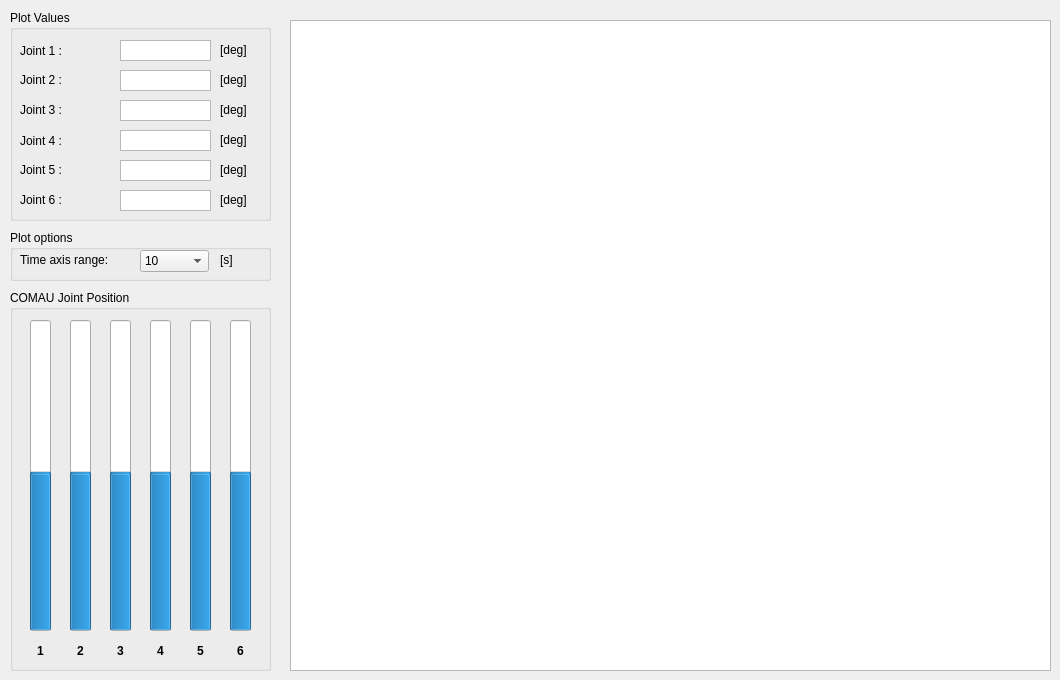
        <widget class="QWidget" name="tab_2">
         <attribute name="title">
          <string>COMAU</string>
         </attribute>
         <widget class="QGroupBox" name="groupBox_20">
          <property name="geometry">
           <rect>
            <x>10</x>
            <y>290</y>
            <width>261</width>
            <height>381</height>
           </rect>
          </property>
          <property name="title">
           <string>COMAU Joint Position</string>
          </property>
          <widget class="QProgressBar" name="COMAU_bar2_j1">
           <property name="geometry">
            <rect>
             <x>20</x>
             <y>30</y>
             <width>21</width>
             <height>311</height>
            </rect>
           </property>
           <property name="minimum">
            <number>-100</number>
           </property>
           <property name="maximum">
            <number>100</number>
           </property>
           <property name="value">
            <number>0</number>
           </property>
           <property name="orientation">
            <enum>Qt::Vertical</enum>
           </property>
           <property name="invertedAppearance">
            <bool>false</bool>
           </property>
          </widget>
          <widget class="QProgressBar" name="COMAU_bar2_j2">
           <property name="geometry">
            <rect>
             <x>60</x>
             <y>30</y>
             <width>21</width>
             <height>311</height>
            </rect>
           </property>
           <property name="autoFillBackground">
            <bool>false</bool>
           </property>
           <property name="minimum">
            <number>-100</number>
           </property>
           <property name="maximum">
            <number>100</number>
           </property>
           <property name="value">
            <number>0</number>
           </property>
           <property name="orientation">
            <enum>Qt::Vertical</enum>
           </property>
           <property name="invertedAppearance">
            <bool>false</bool>
           </property>
          </widget>
          <widget class="QProgressBar" name="COMAU_bar2_j3">
           <property name="geometry">
            <rect>
             <x>100</x>
             <y>30</y>
             <width>21</width>
             <height>311</height>
            </rect>
           </property>
           <property name="minimum">
            <number>-100</number>
           </property>
           <property name="value">
            <number>0</number>
           </property>
           <property name="orientation">
            <enum>Qt::Vertical</enum>
           </property>
           <property name="invertedAppearance">
            <bool>false</bool>
           </property>
          </widget>
          <widget class="QProgressBar" name="COMAU_bar2_j4">
           <property name="geometry">
            <rect>
             <x>140</x>
             <y>30</y>
             <width>21</width>
             <height>311</height>
            </rect>
           </property>
           <property name="minimum">
            <number>-100</number>
           </property>
           <property name="value">
            <number>0</number>
           </property>
           <property name="orientation">
            <enum>Qt::Vertical</enum>
           </property>
           <property name="invertedAppearance">
            <bool>false</bool>
           </property>
          </widget>
          <widget class="QProgressBar" name="COMAU_bar2_j5">
           <property name="geometry">
            <rect>
             <x>180</x>
             <y>30</y>
             <width>21</width>
             <height>311</height>
            </rect>
           </property>
           <property name="minimum">
            <number>-100</number>
           </property>
           <property name="value">
            <number>0</number>
           </property>
           <property name="orientation">
            <enum>Qt::Vertical</enum>
           </property>
           <property name="invertedAppearance">
            <bool>false</bool>
           </property>
          </widget>
          <widget class="QProgressBar" name="COMAU_bar2_j6">
           <property name="geometry">
            <rect>
             <x>220</x>
             <y>30</y>
             <width>21</width>
             <height>311</height>
            </rect>
           </property>
           <property name="minimum">
            <number>-100</number>
           </property>
           <property name="value">
            <number>0</number>
           </property>
           <property name="orientation">
            <enum>Qt::Vertical</enum>
           </property>
           <property name="invertedAppearance">
            <bool>false</bool>
           </property>
          </widget>
          <widget class="QLabel" name="label_129">
           <property name="geometry">
            <rect>
             <x>180</x>
             <y>350</y>
             <width>21</width>
             <height>21</height>
            </rect>
           </property>
           <property name="font">
            <font>
             <weight>75</weight>
             <bold>true</bold>
            </font>
           </property>
           <property name="layoutDirection">
            <enum>Qt::LeftToRight</enum>
           </property>
           <property name="text">
            <string>5</string>
           </property>
           <property name="alignment">
            <set>Qt::AlignCenter</set>
           </property>
          </widget>
          <widget class="QLabel" name="label_130">
           <property name="geometry">
            <rect>
             <x>220</x>
             <y>350</y>
             <width>21</width>
             <height>21</height>
            </rect>
           </property>
           <property name="font">
            <font>
             <weight>75</weight>
             <bold>true</bold>
            </font>
           </property>
           <property name="layoutDirection">
            <enum>Qt::LeftToRight</enum>
           </property>
           <property name="text">
            <string>6</string>
           </property>
           <property name="alignment">
            <set>Qt::AlignCenter</set>
           </property>
          </widget>
          <widget class="QLabel" name="label_131">
           <property name="geometry">
            <rect>
             <x>140</x>
             <y>350</y>
             <width>21</width>
             <height>21</height>
            </rect>
           </property>
           <property name="font">
            <font>
             <weight>75</weight>
             <bold>true</bold>
            </font>
           </property>
           <property name="layoutDirection">
            <enum>Qt::LeftToRight</enum>
           </property>
           <property name="text">
            <string>4</string>
           </property>
           <property name="alignment">
            <set>Qt::AlignCenter</set>
           </property>
          </widget>
          <widget class="QLabel" name="label_132">
           <property name="geometry">
            <rect>
             <x>100</x>
             <y>350</y>
             <width>21</width>
             <height>21</height>
            </rect>
           </property>
           <property name="font">
            <font>
             <weight>75</weight>
             <bold>true</bold>
            </font>
           </property>
           <property name="layoutDirection">
            <enum>Qt::LeftToRight</enum>
           </property>
           <property name="text">
            <string>3</string>
           </property>
           <property name="alignment">
            <set>Qt::AlignCenter</set>
           </property>
          </widget>
          <widget class="QLabel" name="label_133">
           <property name="geometry">
            <rect>
             <x>60</x>
             <y>350</y>
             <width>21</width>
             <height>21</height>
            </rect>
           </property>
           <property name="font">
            <font>
             <weight>75</weight>
             <bold>true</bold>
            </font>
           </property>
           <property name="layoutDirection">
            <enum>Qt::LeftToRight</enum>
           </property>
           <property name="text">
            <string>2</string>
           </property>
           <property name="alignment">
            <set>Qt::AlignCenter</set>
           </property>
          </widget>
          <widget class="QLabel" name="label_134">
           <property name="geometry">
            <rect>
             <x>20</x>
             <y>350</y>
             <width>21</width>
             <height>21</height>
            </rect>
           </property>
           <property name="font">
            <font>
             <weight>75</weight>
             <bold>true</bold>
            </font>
           </property>
           <property name="layoutDirection">
            <enum>Qt::LeftToRight</enum>
           </property>
           <property name="text">
            <string>1</string>
           </property>
           <property name="alignment">
            <set>Qt::AlignCenter</set>
           </property>
          </widget>
         </widget>
         <widget class="QGroupBox" name="groupBox_21">
          <property name="geometry">
           <rect>
            <x>10</x>
            <y>10</y>
            <width>261</width>
            <height>211</height>
           </rect>
          </property>
          <property name="title">
           <string>Plot Values</string>
          </property>
          <widget class="QTextEdit" name="COMAU_output_pos_j2">
           <property name="geometry">
            <rect>
             <x>110</x>
             <y>60</y>
             <width>91</width>
             <height>21</height>
            </rect>
           </property>
           <property name="sizePolicy">
            <sizepolicy hsizetype="Expanding" vsizetype="Expanding">
             <horstretch>0</horstretch>
             <verstretch>0</verstretch>
            </sizepolicy>
           </property>
           <property name="layoutDirection">
            <enum>Qt::LeftToRight</enum>
           </property>
           <property name="verticalScrollBarPolicy">
            <enum>Qt::ScrollBarAlwaysOff</enum>
           </property>
           <property name="undoRedoEnabled">
            <bool>false</bool>
           </property>
           <property name="readOnly">
            <bool>true</bool>
           </property>
          </widget>
          <widget class="QLabel" name="label_135">
           <property name="geometry">
            <rect>
             <x>210</x>
             <y>60</y>
             <width>31</width>
             <height>20</height>
            </rect>
           </property>
           <property name="text">
            <string>[deg]</string>
           </property>
           <property name="alignment">
            <set>Qt::AlignLeading|Qt::AlignLeft|Qt::AlignVCenter</set>
           </property>
          </widget>
          <widget class="QLabel" name="label_136">
           <property name="geometry">
            <rect>
             <x>210</x>
             <y>90</y>
             <width>31</width>
             <height>20</height>
            </rect>
           </property>
           <property name="text">
            <string>[deg]</string>
           </property>
           <property name="alignment">
            <set>Qt::AlignLeading|Qt::AlignLeft|Qt::AlignVCenter</set>
           </property>
          </widget>
          <widget class="QTextEdit" name="COMAU_output_pos_j3">
           <property name="geometry">
            <rect>
             <x>110</x>
             <y>90</y>
             <width>91</width>
             <height>21</height>
            </rect>
           </property>
           <property name="sizePolicy">
            <sizepolicy hsizetype="Expanding" vsizetype="Expanding">
             <horstretch>0</horstretch>
             <verstretch>0</verstretch>
            </sizepolicy>
           </property>
           <property name="verticalScrollBarPolicy">
            <enum>Qt::ScrollBarAlwaysOff</enum>
           </property>
           <property name="readOnly">
            <bool>true</bool>
           </property>
          </widget>
          <widget class="QLabel" name="label_137">
           <property name="geometry">
            <rect>
             <x>210</x>
             <y>30</y>
             <width>31</width>
             <height>20</height>
            </rect>
           </property>
           <property name="text">
            <string>[deg]</string>
           </property>
           <property name="alignment">
            <set>Qt::AlignLeading|Qt::AlignLeft|Qt::AlignVCenter</set>
           </property>
          </widget>
          <widget class="QTextEdit" name="COMAU_output_pos_j1">
           <property name="geometry">
            <rect>
             <x>110</x>
             <y>30</y>
             <width>91</width>
             <height>21</height>
            </rect>
           </property>
           <property name="sizePolicy">
            <sizepolicy hsizetype="Expanding" vsizetype="Expanding">
             <horstretch>0</horstretch>
             <verstretch>0</verstretch>
            </sizepolicy>
           </property>
           <property name="verticalScrollBarPolicy">
            <enum>Qt::ScrollBarAlwaysOff</enum>
           </property>
           <property name="readOnly">
            <bool>true</bool>
           </property>
          </widget>
          <widget class="QLabel" name="label_138">
           <property name="geometry">
            <rect>
             <x>10</x>
             <y>31</y>
             <width>91</width>
             <height>20</height>
            </rect>
           </property>
           <property name="text">
            <string>Joint 1 :</string>
           </property>
           <property name="alignment">
            <set>Qt::AlignLeading|Qt::AlignLeft|Qt::AlignVCenter</set>
           </property>
          </widget>
          <widget class="QTextEdit" name="COMAU_output_pos_j6">
           <property name="geometry">
            <rect>
             <x>110</x>
             <y>180</y>
             <width>91</width>
             <height>21</height>
            </rect>
           </property>
           <property name="sizePolicy">
            <sizepolicy hsizetype="Expanding" vsizetype="Expanding">
             <horstretch>0</horstretch>
             <verstretch>0</verstretch>
            </sizepolicy>
           </property>
           <property name="verticalScrollBarPolicy">
            <enum>Qt::ScrollBarAlwaysOff</enum>
           </property>
           <property name="readOnly">
            <bool>true</bool>
           </property>
          </widget>
          <widget class="QLabel" name="label_139">
           <property name="geometry">
            <rect>
             <x>10</x>
             <y>150</y>
             <width>91</width>
             <height>20</height>
            </rect>
           </property>
           <property name="text">
            <string>Joint 5 :</string>
           </property>
           <property name="alignment">
            <set>Qt::AlignLeading|Qt::AlignLeft|Qt::AlignVCenter</set>
           </property>
          </widget>
          <widget class="QTextEdit" name="COMAU_output_pos_j4">
           <property name="geometry">
            <rect>
             <x>110</x>
             <y>120</y>
             <width>91</width>
             <height>21</height>
            </rect>
           </property>
           <property name="sizePolicy">
            <sizepolicy hsizetype="Expanding" vsizetype="Expanding">
             <horstretch>0</horstretch>
             <verstretch>0</verstretch>
            </sizepolicy>
           </property>
           <property name="verticalScrollBarPolicy">
            <enum>Qt::ScrollBarAlwaysOff</enum>
           </property>
           <property name="readOnly">
            <bool>true</bool>
           </property>
          </widget>
          <widget class="QLabel" name="label_140">
           <property name="geometry">
            <rect>
             <x>210</x>
             <y>120</y>
             <width>31</width>
             <height>20</height>
            </rect>
           </property>
           <property name="text">
            <string>[deg]</string>
           </property>
           <property name="alignment">
            <set>Qt::AlignLeading|Qt::AlignLeft|Qt::AlignVCenter</set>
           </property>
          </widget>
          <widget class="QTextEdit" name="COMAU_output_pos_j5">
           <property name="geometry">
            <rect>
             <x>110</x>
             <y>150</y>
             <width>91</width>
             <height>21</height>
            </rect>
           </property>
           <property name="sizePolicy">
            <sizepolicy hsizetype="Expanding" vsizetype="Expanding">
             <horstretch>0</horstretch>
             <verstretch>0</verstretch>
            </sizepolicy>
           </property>
           <property name="verticalScrollBarPolicy">
            <enum>Qt::ScrollBarAlwaysOff</enum>
           </property>
           <property name="readOnly">
            <bool>true</bool>
           </property>
          </widget>
          <widget class="QLabel" name="label_141">
           <property name="geometry">
            <rect>
             <x>10</x>
             <y>121</y>
             <width>91</width>
             <height>20</height>
            </rect>
           </property>
           <property name="text">
            <string>Joint 4 :</string>
           </property>
           <property name="alignment">
            <set>Qt::AlignLeading|Qt::AlignLeft|Qt::AlignVCenter</set>
           </property>
          </widget>
          <widget class="QLabel" name="label_142">
           <property name="geometry">
            <rect>
             <x>210</x>
             <y>150</y>
             <width>31</width>
             <height>20</height>
            </rect>
           </property>
           <property name="text">
            <string>[deg]</string>
           </property>
           <property name="alignment">
            <set>Qt::AlignLeading|Qt::AlignLeft|Qt::AlignVCenter</set>
           </property>
          </widget>
          <widget class="QLabel" name="label_143">
           <property name="geometry">
            <rect>
             <x>10</x>
             <y>180</y>
             <width>91</width>
             <height>20</height>
            </rect>
           </property>
           <property name="text">
            <string>Joint 6 :</string>
           </property>
           <property name="alignment">
            <set>Qt::AlignLeading|Qt::AlignLeft|Qt::AlignVCenter</set>
           </property>
          </widget>
          <widget class="QLabel" name="label_144">
           <property name="geometry">
            <rect>
             <x>210</x>
             <y>180</y>
             <width>31</width>
             <height>20</height>
            </rect>
           </property>
           <property name="text">
            <string>[deg]</string>
           </property>
           <property name="alignment">
            <set>Qt::AlignLeading|Qt::AlignLeft|Qt::AlignVCenter</set>
           </property>
          </widget>
          <widget class="QLabel" name="label_145">
           <property name="geometry">
            <rect>
             <x>10</x>
             <y>60</y>
             <width>91</width>
             <height>20</height>
            </rect>
           </property>
           <property name="text">
            <string>Joint 2 :</string>
           </property>
           <property name="alignment">
            <set>Qt::AlignLeading|Qt::AlignLeft|Qt::AlignVCenter</set>
           </property>
          </widget>
          <widget class="QLabel" name="label_146">
           <property name="geometry">
            <rect>
             <x>10</x>
             <y>90</y>
             <width>91</width>
             <height>20</height>
            </rect>
           </property>
           <property name="text">
            <string>Joint 3 :</string>
           </property>
           <property name="alignment">
            <set>Qt::AlignLeading|Qt::AlignLeft|Qt::AlignVCenter</set>
           </property>
          </widget>
         </widget>
         <widget class="GraphicsLayoutWidget" name="COMAU_plot">
          <property name="geometry">
           <rect>
            <x>290</x>
            <y>20</y>
            <width>761</width>
            <height>651</height>
           </rect>
          </property>
         </widget>
         <widget class="QGroupBox" name="groupBox_22">
          <property name="geometry">
           <rect>
            <x>10</x>
            <y>230</y>
            <width>261</width>
            <height>51</height>
           </rect>
          </property>
          <property name="title">
           <string>Plot options</string>
          </property>
          <widget class="QLabel" name="label_147">
           <property name="geometry">
            <rect>
             <x>10</x>
             <y>20</y>
             <width>101</width>
             <height>20</height>
            </rect>
           </property>
           <property name="text">
            <string>Time axis range:</string>
           </property>
           <property name="alignment">
            <set>Qt::AlignLeading|Qt::AlignLeft|Qt::AlignVCenter</set>
           </property>
          </widget>
          <widget class="QComboBox" name="COMAU_plot_time_range">
           <property name="geometry">
            <rect>
             <x>130</x>
             <y>20</y>
             <width>69</width>
             <height>22</height>
            </rect>
           </property>
           <property name="currentText">
            <string>10</string>
           </property>
           <property name="currentIndex">
            <number>0</number>
           </property>
           <item>
            <property name="text">
             <string>10</string>
            </property>
           </item>
           <item>
            <property name="text">
             <string>20</string>
            </property>
           </item>
           <item>
            <property name="text">
             <string>30</string>
            </property>
           </item>
           <item>
            <property name="text">
             <string>40</string>
            </property>
           </item>
           <item>
            <property name="text">
             <string>50</string>
            </property>
           </item>
           <item>
            <property name="text">
             <string>60</string>
            </property>
           </item>
          </widget>
          <widget class="QLabel" name="label_148">
           <property name="geometry">
            <rect>
             <x>210</x>
             <y>20</y>
             <width>31</width>
             <height>20</height>
            </rect>
           </property>
           <property name="text">
            <string>[s]</string>
           </property>
           <property name="alignment">
            <set>Qt::AlignLeading|Qt::AlignLeft|Qt::AlignVCenter</set>
           </property>
          </widget>
         </widget>
        </widget>
